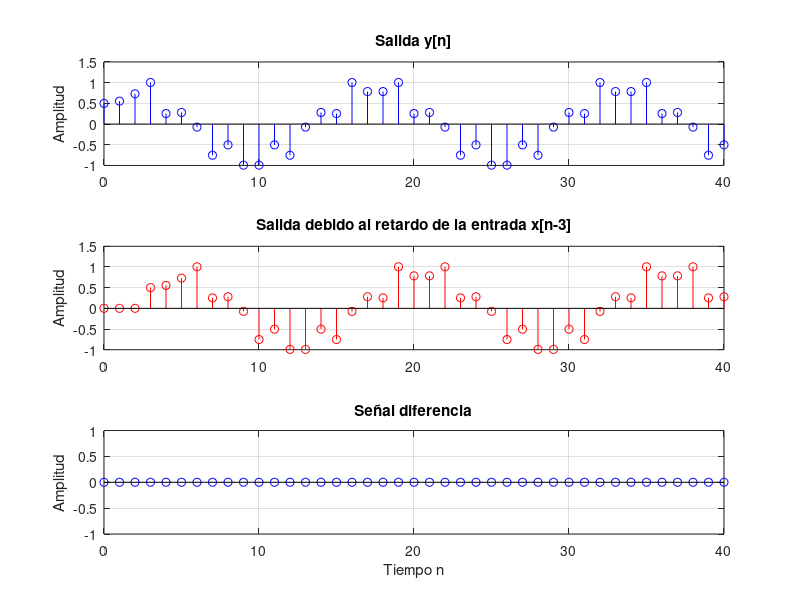

MATLAB code to generate this figure:
clear;clf;clc;
% -----------------------------------------------------------
% Invariancia en el tiempo
% Determinar si el sistema discreto Filtro Móvil es invariante
% -----------------------------------------------------------
% Generación de la secuencia de entrada
n = 0:40; 
k = 3; % Retardo de prueba
xn=cos(2*pi*0.0625*n)+cos(2*pi*0.625*n);
%
M = 4; % Número de puntos para evaluación del promedio móvil
%
% Secuencia de entrada x[n] retardada en k unidades de tiempo
xnk = [zeros(1,k) xn];
% Parametros del Filtro móvil
num = ones(1,4);
den=1;
% Cálculo de la salida y[n]
yn = (filter(num,den,xn))/M;
% Calculo de la salida ynk[n]
ynk = filter(num,den,xnk)/M;
% Cálculo de la diferencia entre las salidas: dif[n]=y[n]-y[n-k]
difn = yn - ynk(1+k:41+k);
% Plot the outputs
subplot(3,1,1)
stem(n,yn,'b');
ylabel('Amplitud');
title('Salida y[n]');grid;
subplot(3,1,2)
stem(n,ynk(1:41),'r');
ylabel('Amplitud');
title(['Salida debido al retardo de la entrada x[n-',num2str(k),']']);
grid;
subplot(3,1,3)
stem(n,difn,'b');
xlabel('Tiempo n'); ylabel('Amplitud');
title('Señal diferencia');grid;
